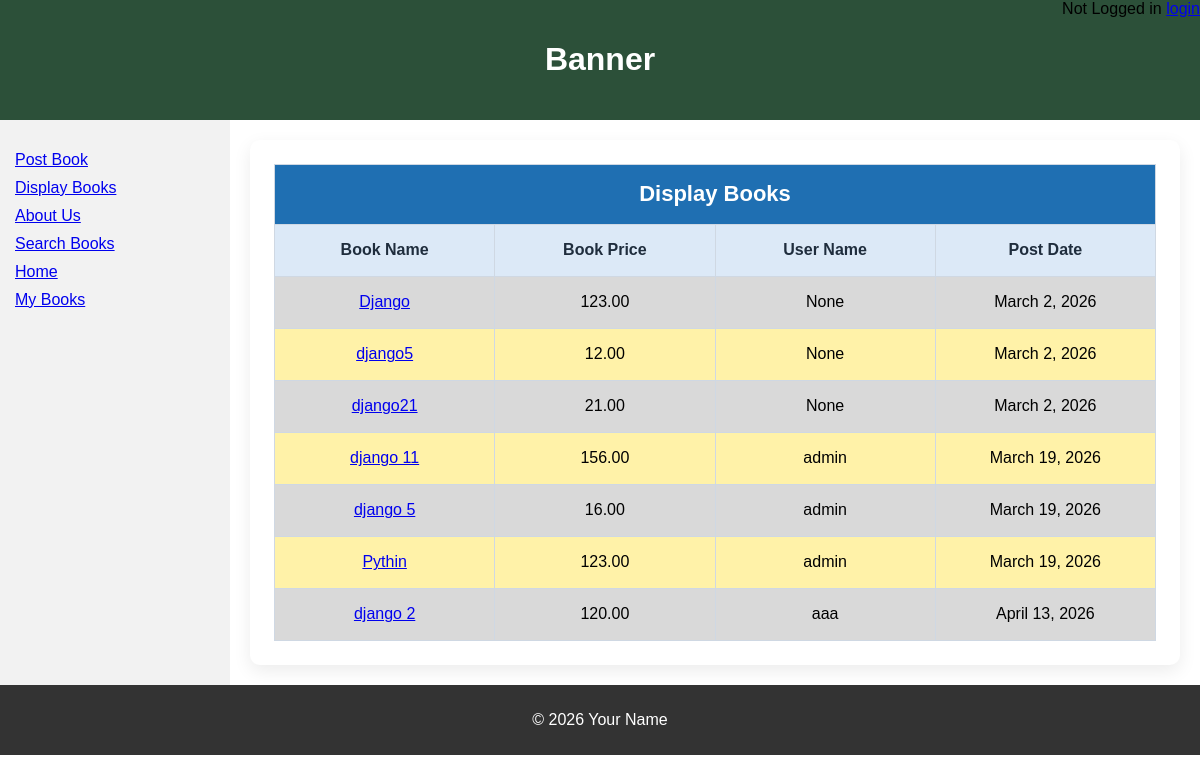
Page /displaybooks on the committed database.
### bookMng/models.py (models this page shows, shortened)
class MainMenu(models.Model):
    item = models.CharField(max_length=300, unique=True)
    link = models.CharField(max_length=300, unique=True)

class Book(models.Model):
    name = models.CharField(max_length=200)
    web = models.URLField(max_length=300)
    price = models.DecimalField(decimal_places=2, max_digits=8)
    publishdate = models.DateField(auto_now=True)
    picture = models.FileField(upload_to='bookEx/static/uploads')
    pic_path = models.CharField(max_length=300, editable=False, blank=True)
    username = models.ForeignKey(User, blank=True, null=True, on_delete=models.CASCADE)

### bookMng/views.py (the view)
# urls.py: path('displaybooks', views.displaybooks, name='displaybooks'),
def displaybooks(request):
    books = Book.objects.all()
    for b in books:
        b.pic_path = b.picture.url[14:]
    return render(request,
                  'bookMng/displaybooks.html',
                  {
                      'item_list': MainMenu.objects.all(),
                      'books': books
                  })

### bookEx/templates/bookMng/displaybooks.html
{% extends "base.html" %}
{% load static %}
{% block sidenav %}
   {% for item in item_list %}
      <li>
        <a href="{{ item.link }}">  {{ item.item }} </a>
      </li>
   {% endfor %}
{% endblock sidenav %}
{% block content %}
  <div class="table-container">
    <table class="professional-table">
      <thead>
        <tr class="table-title-row">
          <th colspan="4">Display Books</th>
        </tr>
        <tr>
          <th>Book Name</th>
          <th>Book Price</th>
          <th>User Name</th>
          <th>Post Date</th>
        </tr>
      </thead>
      <tbody>
        {% for book in books %}
        <tr>
          <td><a href="book_detail/{{ book.id }}">  {{ book.name }} </a></td>
          <td>{{ book.price }}</td>
          <td>{{ book.username }}</td>
          <td>{{ book.publishdate }}</td>
        </tr>
         {% endfor %}
      </tbody>
    </table>
  </div>
{% endblock content %}

### bookEx/static/main.css (style rules this page uses)
body { margin: 0; font-family: Arial, sans-serif; }
.menu li { margin-bottom: 10px; }

### bookEx/static/table_format.css (style rules this page uses)
.table-container { max-width: 900px; margin: 0 auto; background: #ffffff; padding: 24px; border-radius: 10px; box-shadow: 0 6px 18px rgba(0, 0, 0, 0.08); }
.professional-table { width: 100%; border-collapse: collapse; table-layout: fixed; }
.professional-table th, .professional-table td { border: 1px solid #cfd8e3; width: 180px; height: 52px; padding: 10px; text-align: center; vertical-align: middle; overflow: hidden; white-space: nowrap; text-overflow: ellipsis; box-sizing: border-box; }
.professional-table .table-title-row th { background: #1f6fb2; color: #ffffff; font-size: 22px; font-weight: 700; text-align: center; height: 60px; }
.professional-table thead tr:nth-child(2) th { background: #dce9f7; color: #1f2d3d; font-weight: 600; }
.professional-table tbody tr:nth-child(odd) { background: #d9d9d9; }
.professional-table tbody tr:nth-child(even) { background: #fff2a8; }

### rows in the picture
MainMenu: item "Post Book"
MainMenu: item "Display Books"
MainMenu: item "About Us"
MainMenu: item "Search Books"
MainMenu: item "Home"
MainMenu: item "My Books"
Book: name "Django", price "123.00", username "None", publishdate "March 2, 2026"
Book: name "django5", price "12.00", username "None", publishdate "March 2, 2026"
Book: name "django21", price "21.00", username "None", publishdate "March 2, 2026"
Book: name "django 11", price "156.00", username "admin", publishdate "March 19, 2026"
Book: name "django 5", price "16.00", username "admin", publishdate "March 19, 2026"
Book: name "Pythin", price "123.00", username "admin", publishdate "March 19, 2026"
Book: name "django 2", price "120.00", username "aaa", publishdate "April 13, 2026"
